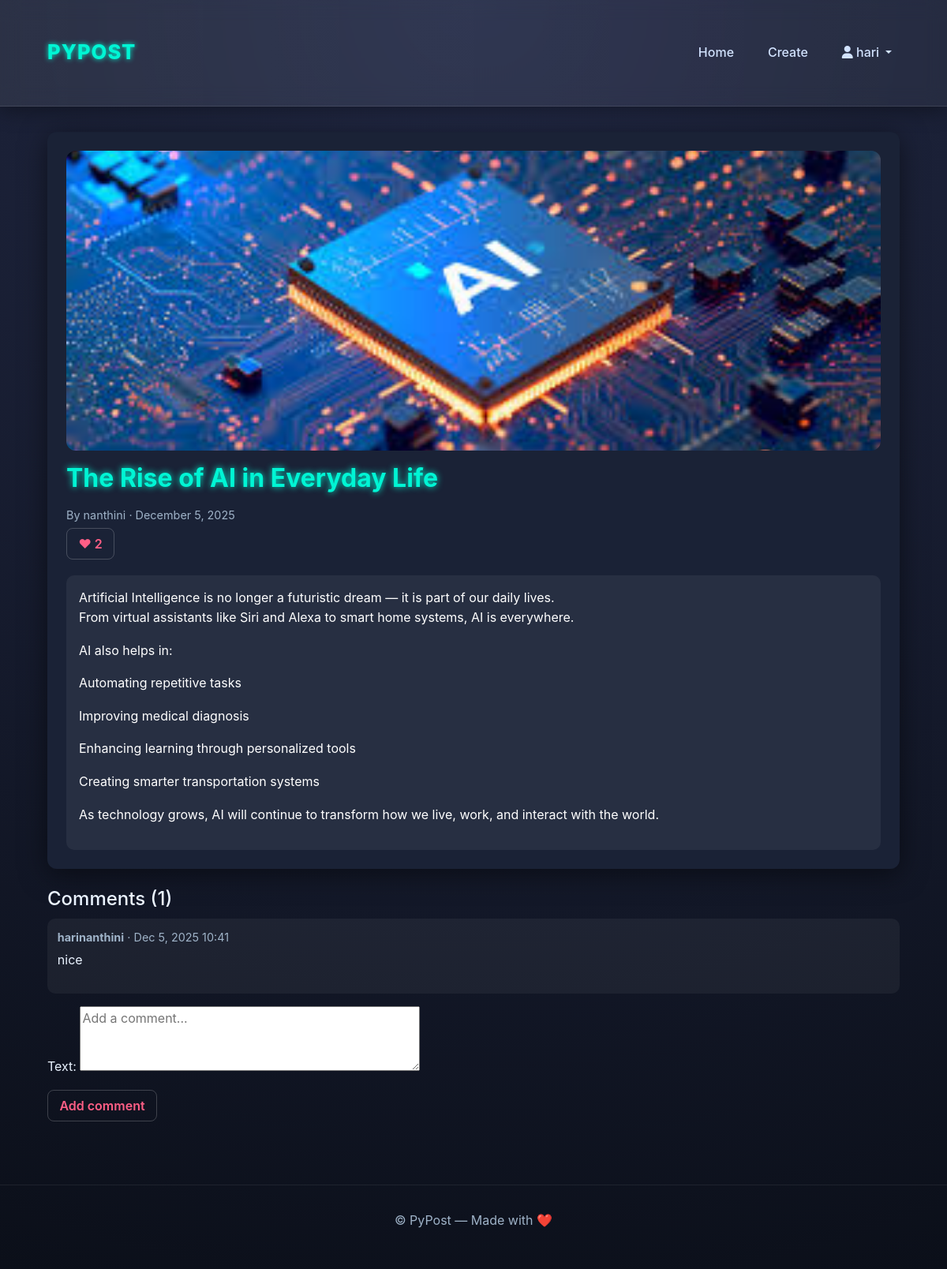
The app's page /posts/the-rise-of-ai-in-everyday-life/ (signed in) with its own data.
### blog/models.py (models this page shows, shortened)
class Post(models.Model):
    author = models.ForeignKey(User, on_delete=models.CASCADE)
    title = models.CharField(max_length=200)
    slug = models.SlugField(unique=True, blank=True)
    body = models.TextField()
    image = models.ImageField(upload_to='uploads/', blank=True, null=True)
    created_at = models.DateTimeField(auto_now_add=True)
    updated_at = models.DateTimeField(auto_now=True)
    published = models.BooleanField(default=True)
    likes = models.ManyToManyField(User, related_name="liked_posts", blank=True)
    def total_likes(self):
        return self.likes.count()

class Comment(models.Model):
    post = models.ForeignKey(Post, on_delete=models.CASCADE, related_name="comments")
    user = models.ForeignKey(settings.AUTH_USER_MODEL, on_delete=models.CASCADE)
    text = models.TextField(max_length=1000)
    created_at = models.DateTimeField(auto_now_add=True)
    edited = models.BooleanField(default=False)
    class Meta:
        ordering = ["-created_at"]

### blog/views.py (the view, shortened to what this page needs)
# urls.py: path("posts/<slug:slug>/", views.post_detail, name="post_detail"),
def post_detail(request, slug):
    post = get_object_or_404(Post, slug=slug, published=True)
    comment_form = CommentForm()
    return render(
        request,
        "blog/post_detail.html",
        {"post": post, "comment_form": comment_form},
    )

### blog/forms.py
class CommentForm(forms.ModelForm):
    class Meta:
        model = Comment
        fields = ["text"]
        widgets = {
            "text": forms.Textarea(
                attrs={"rows": 3, "placeholder": "Add a comment..."}
            )
        }

### templates/blog/post_detail.html (shortened to what this page needs)
{% extends "base.html" %}
{% block content %}
<div class="post">
  {% if post.image %}
    <img src="{{ post.image.url }}" alt="{{ post.title }}"
         style="width:100%;max-height:380px;object-fit:cover;border-radius:12px;">
  {% endif %}
  <h1 class="mt-3 page-title">{{ post.title }}</h1>
  <p class="meta">
    By {{ post.author.username }} · {{ post.created_at|date:"F j, Y" }}
  </p>
  <div class="d-flex align-items-center mb-3 gap-2">
    {% if user.is_authenticated %}
      <form method="post"
            action="{% url 'blog:post_like' post.slug %}"
            class="inline-like d-inline">
        <button class="btn like-btn">
          ❤ <span class="like-count">{{ post.total_likes }}</span>
        </button>
      </form>
    {% else %}
      <span class="text-muted small">
        ❤ <span>{{ post.total_likes }}</span> — <a href="{% url 'login' %}">Login to like</a>
      </span>
    {% endif %}
  </div>
  <div class="post-body">
    {{ post.body|linebreaks }}
  </div>
</div>
<section class="comments mt-4">
  <h4>Comments ({{ post.comments.count }})</h4>
  {% for c in post.comments.all %}
    <div class="comment">
      <div class="small meta">
        <strong>{{ c.user.username }}</strong> · {{ c.created_at|date:"M j, Y H:i" }}
      </div>
      <p class="mb-0">{{ c.text|linebreaks }}</p>
    </div>
  {% empty %}
    <p class="text-muted">No comments yet.</p>
  {% endfor %}
  {% if user.is_authenticated %}
    <form method="post" class="mt-3">
      {{ comment_form.as_p }}
      <button class="btn">Add comment</button>
    </form>
  {% else %}
    <p class="text-muted mt-3">
      <a href="{% url 'login' %}">Login</a> to add a comment.
    </p>
  {% endif %}
</section>
{% endblock %}

### templates/base.html (shortened to what this page needs)
{% load static %}
<!doctype html>
<html lang="en">
<head>
  <link href="https://cdn.jsdelivr.net/npm/bootstrap@5.3.2/dist/css/bootstrap.min.css" rel="stylesheet">
  <link rel="stylesheet" href="https://cdnjs.cloudflare.com/ajax/libs/font-awesome/6.6.0/css/all.min.css">
  <link rel="stylesheet" href="{% static 'css/style.css' %}">
</head>
<body>
<header class="site-header">
  <div class="container header-inner">
    <a class="brand" href="{% url 'blog:post_list' %}">
      PYPOST
    </a>
    <nav>
      <a href="{% url 'blog:post_list' %}">Home</a>
      {% if user.is_authenticated %}
        <a href="{% url 'blog:post_create' %}">Create</a>
      <div class="dropdown d-inline">
  <a class="dropdown-toggle" style="cursor:pointer;" data-bs-toggle="dropdown">
    <i class="fa-solid fa-user"></i> {{ user.username }}
  </a>
</div>
      {% else %}
        <a href="{% url 'login' %}">Login</a>
        <a href="{% url 'blog:register' %}">Register</a>
      {% endif %}
    </nav>
  </div>
</header>
<main class="container">
  {% block content %}{% endblock %}
</main>
<footer class="site-footer">
  <p>© {{ now|date:"Y" }} PyPost — Made with ❤️</p>
</footer>
</body>
</html>

### static/css/style.css (style rules this page uses)
:root { --bg:#0b0f19; --bg-secondary:#1a2236; --card:#162032; --accent:#8b5cf6; --accent-2:#ff5f86; --highlight:#00f5d4; --muted:#9fb3c8; --glass: rgba(255,255,255,0.05); --padding:1rem; }
* { box-sizing:border-box; font-family:Inter, system-ui, -apple-system, 'Segoe UI', Roboto, Arial; transition:all .25s ease; }
body { margin:0; background: radial-gradient(circle at top, #232a47, var(--bg)), linear-gradient(180deg,#162032,#0e1525); color:#eaf3ff; min-height:100vh; line-height:1.6; }
.site-header { backdrop-filter:blur(12px); background:linear-gradient(90deg, rgba(255,255,255,0.08), rgba(255,255,255,0.05)); border-bottom:1px solid rgba(255,255,255,0.1); padding:.9rem 0; position:sticky; top:0; z-index:100; box-shadow:0 4px 25px rgba(0,0,0,0.4); }
.header-inner { display:flex; align-items:center; justify-content:space-between; }
.brand { font-weight:800; color:var(--highlight); font-size:1.6rem; text-decoration:none; letter-spacing:1px; text-shadow:0 0 6px var(--highlight); }
nav a { color:#d2e3ff; margin-left:1.2rem; text-decoration:none; font-weight:500; padding:.4rem .6rem; border-radius:6px; }
.page-title { font-size:2rem; font-weight:700; margin-bottom:1rem; color:var(--highlight); text-shadow:0 0 8px var(--highlight); }
.container { width:90%; max-width:1100px; margin:0 auto; padding:2rem 0; }
.meta { color:var(--muted);font-size:.9rem;margin-bottom:.3rem; }
.btn { display:inline-block; padding:.45rem .9rem; border-radius:8px; border:1px solid rgba(255,255,255,0.2); background:transparent; color:var(--accent-2); text-decoration:none; font-weight:600; }
.post { background:var(--bg-secondary); padding:1.5rem; border-radius:12px; box-shadow:0 6px 34px rgba(0,0,0,0.5); }
.post-body { margin-top:1.2rem; background:rgba(255,255,255,0.06); padding:1rem; border-radius:10px; color:#ffffff; }
.post-body p, .post-body h1, .post-body h2, .post-body h3, .post-body h4, .post-body h5, .post-body h6, .post-body li { color:#ffffff !important; }
.comments .comment { background:rgba(255,255,255,0.05); padding:.8rem; margin:.6rem 0; border-radius:10px; }
.site-footer { padding:2rem 0; text-align:center; color:var(--muted); border-top:1px solid rgba(255,255,255,0.07); margin-top:3rem; }

### records on screen
Post: image (picture), title "The Rise of AI in Everyday Life", author.username "nanthini", created_at "December 5, 2025", total_likes "2", body "Artificial Intelligence is no longer a futuristic dream — it is part of our daily lives. From virtual assistants like Siri and Alexa to smart home systems, AI is everywhere. AI also helps in: Automating repetitive tasks Improving medical diagnosis Enhancing learning through personalized tools Creating smarter transportation systems As technology grows, AI will continue to transform how we live, work, and interact with the world.", comments.count "1"
Comment: user.username "harinanthini", created_at "Dec 5, 2025 10:41", text "nice"

### other values on screen
{{ user.username }} "hari"
